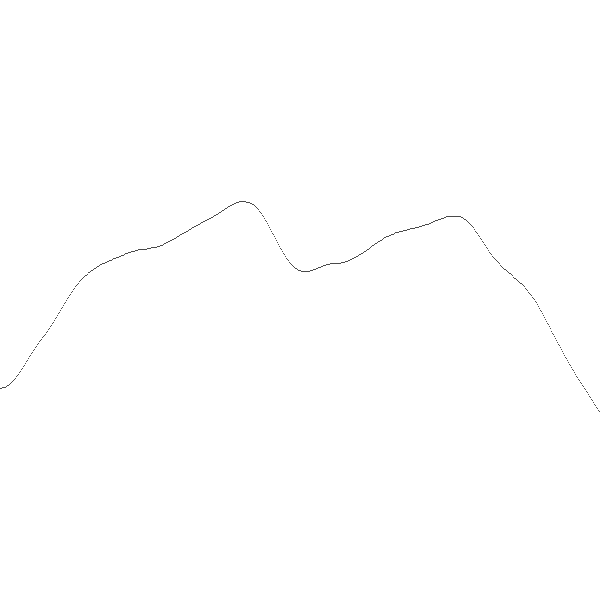
Frame 1 (no input)
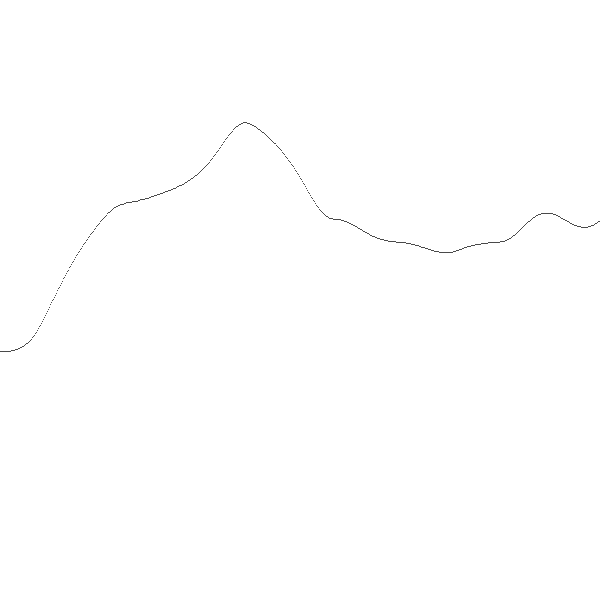
Frame 60 (the mouse pressed at the canvas centre just before this capture)
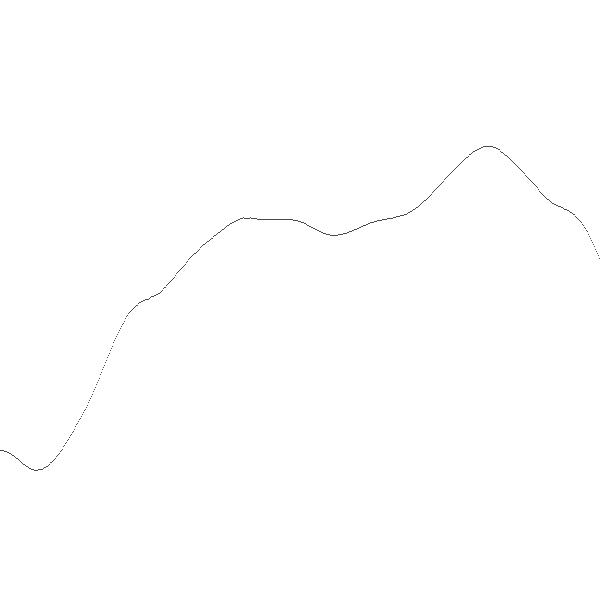
Frame 120 (the mouse held since frame 60 and released just before this capture)

The Processing sketch that drew these frames (run headless with seeded random() and noise(); from frame 60 on, the mouse is pressed at the canvas centre):

// Processing sketch: d02_04_wavy_wave
// ── d02_04_wavy_wave.pde
void setup() {
  size(600, 600);
}
void draw() {
  background(255);
  // for each animation frame we draw 600 points
  for (float x=0; x< width; x++) {
    // noise always returns a number between 0 and 1
    // that's why we multiply it by 600
    point(x, 600 * noise(x * 0.003, frameCount * 0.1));
  }
}
